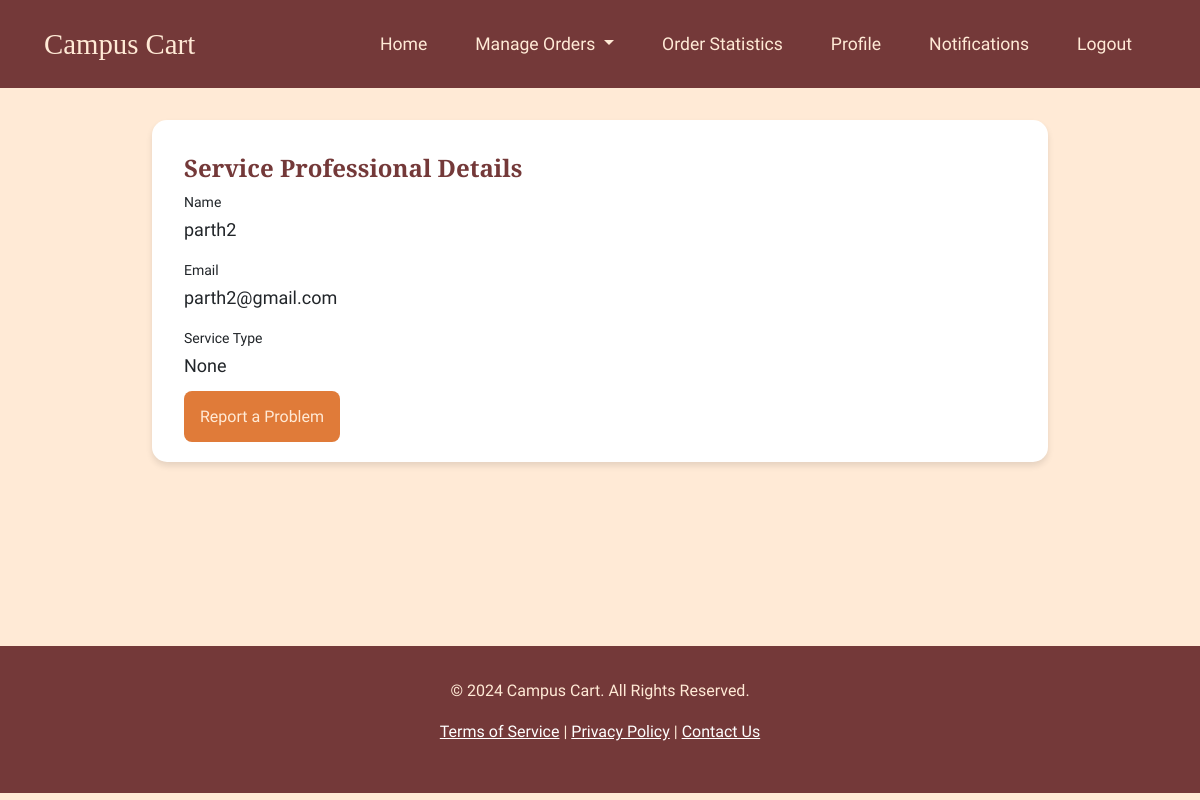
The app's page /ssp/profile (signed in) with its own data.
### ssp/models.py (models this page shows, shortened)
class Users(db.Model, UserMixin):
    id = db.Column(db.Integer, primary_key=True)
    email = db.Column(db.String(150), unique=True, nullable=False)
    name = db.Column(db.String(150), nullable=False)
    password = db.Column(db.String(150), nullable=False)
    role_id = db.Column(db.Integer, nullable=False)
    created_date = db.Column(db.DateTime, nullable=False, default=datetime.utcnow)
    updated_date = db.Column(db.DateTime, nullable=False, default=datetime.utcnow, onupdate=datetime.utcnow)
    service_type = db.Column(db.String(50), nullable=True)  # For service professionals
    service_status = db.Column(db.String(20), default='active')  # For managing service status
    notifications = db.relationship('Notifications', backref='users', lazy=True)
    orders = db.relationship('Orders', backref='users', lazy=True)
    carts = db.relationship('Carts', backref='users', lazy=True)
    catalog_items = db.relationship('Catalog',
                                  backref='service_professional',
                                  lazy=True,
                                  cascade='all, delete-orphan')
    gender = db.Column(db.String(50), nullable=True)
    type = db.Column(db.String(50), nullable=True)
    block_no = db.Column(db.String(50), nullable=True)

### ssp/routes/ssp.py (the view)
@ssp.route('/profile', methods=['GET', 'POST'])
@login_required
def profile():
    if current_user.role_id != 2:
        return redirect(url_for('auth.login'))
    if request.method == 'POST':
        current_user.gender = request.form.get('gender')
        current_user.type = request.form.get('service_type')
        db.session.commit()
        flash('Profile updated successfully!', 'success')
        return redirect(url_for('service_professional/service_professional.profile'))
    return render_template('service_professional/service-profile inapp.html', user=current_user)

### ssp/templates/service_professional/service-profile inapp.html (shortened to what this page needs)
<!DOCTYPE html>
<html lang="en">
  <head>
    <link
      href="https://cdn.jsdelivr.net/npm/tailwindcss@2.2.19/dist/tailwind.min.css"
      rel="stylesheet"
    />
    <link href="https://cdn.jsdelivr.net/npm/bootstrap@5.3.0-alpha1/dist/css/bootstrap.min.css" rel="stylesheet" />
    <link rel="stylesheet" href="https://cdn.jsdelivr.net/npm/bootstrap-icons@1.7.2/font/bootstrap-icons.css" />
</head>
<body>
    <nav class="navbar">
        <div class="container-fluid">
            <a class="navbar-brand" href="{{ url_for('student.home') }}">Campus Cart</a>
            <ul class="nav">
              <li class="nav-item">
                <a class="nav-link" href="{{ url_for('ssp.ssp_index') }}">Home</a>
              </li>
              <li class="nav-item dropdown">
                <a class="nav-link dropdown-toggle" href="#" id="manageOrdersDropdown" role="button" data-bs-toggle="dropdown" aria-expanded="false">
                    Manage Orders
                </a>
            </li>
              <li class="nav-item">
                <a class="nav-link" href="{{url_for('ssp.feedback')}}">Order Statistics</a>
              </li>
              <li class="nav-item">
                <a class="nav-link" href="{{url_for('ssp.profile')}}">Profile</a>
              </li>
              <li class="nav-item">
                <a class="nav-link" href="{{url_for('ssp.notifications')}}">Notifications</a>
              </li>
              <li class="nav-item">
                <a class="nav-link" href="{{url_for('auth.logout')}}">Logout</a>
              </li>
            </ul>
        </div>
    </nav>
    <main class="container mx-auto py-8 px-4">
      <div class="max-w-4xl mx-auto">
          <div class="card">
              <h2 class="text-2xl font-bold">Service Professional Details</h2>
              <div class="profile-info">
                  <div class="info-item">
                      <label class="block text-sm font-medium">Name</label>
                      <p class="mt-1 text-lg">{{ user.name }}</p>
                  </div>
                  <div class="info-item">
                      <label class="block text-sm font-medium">Email</label>
                      <p class="mt-1 text-lg">{{ user.email }}</p>
                  </div>
                  <div class="info-item">
                      <label class="block text-sm font-medium">Service Type</label>
                      <p class="mt-1 text-lg">{{ user.type }}</p>
                  </div>
                  <div class="mt-6">
                      <a href="{{ url_for('ssp.report') }}"
                         class="btn-primary text-decoration-none">
                          Report a Problem
                      </a>
                  </div>
              </div>
          </div>
      </div>
  </main>
    <footer class="footer text-center">
      <p>&copy; 2024 Campus Cart. All Rights Reserved.</p>
      <p>
        <a href="#" class="text-white">Terms of Service</a> |
        <a href="#" class="text-white">Privacy Policy</a> |
        <a href="#" class="text-white">Contact Us</a>
      </p>
    </footer>
  </body>
</html>

### ssp/templates/service_professional/service-profile inapp.html (style rules this page uses)
:root { --text-color: #8f3c2d; --background-color: #ffead6; --primary-color: #e07b39; --secondary-color: #886363; --accent-color: #743939; }
body { font-family: "Old Standard TT", serif; background-color: var(--background-color); color: var(--text-color); line-height: 1.6; }
h1, h2, h3, h4, h5, h6 { font-family: "Alegreya", serif; color: var(--accent-color); }
.navbar { background-color: var(--accent-color); padding: 1rem 2rem; }
.navbar-brand { font-family: "Alegreya", serif; font-size: 1.8rem; color: var(--background-color) !important; }
.nav-link { color: var(--background-color) !important; font-family: "Old Standard TT", serif; font-size: 1.1rem; margin: 0 0.5rem; transition: color 0.3s ease; }
.btn-primary { background-color: var(--primary-color); border-color: var(--primary-color); color: var(--background-color); transition: all 0.3s ease; padding: 1rem 1rem; border-radius: 0.5rem; }
.card { border: none; border-radius: 15px; box-shadow: 0 4px 6px rgba(0, 0, 0, 0.1); background-color: white; margin-bottom: 1.5rem; padding: 2rem; }
.footer { background-color: var(--accent-color); color: var(--background-color); padding: 2rem 0; width: 100%; margin-top: 8rem; }

### records on screen
Users: name "parth2", email "parth2@gmail.com", type "None"
